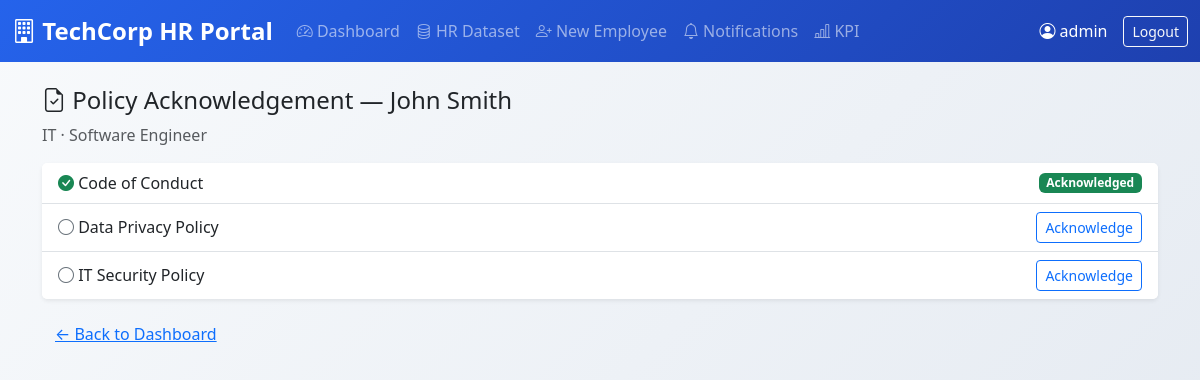
The page /policy/2 (signed in) on the database its author committed.
### tables this page shows
CREATE TABLE employees(id INTEGER PRIMARY KEY, name TEXT, department TEXT, position TEXT, start_date TEXT);

CREATE TABLE policies(id INTEGER PRIMARY KEY, employee_id INTEGER, policy TEXT, acknowledged INTEGER DEFAULT 0);

### app.py (the view)
@app.route("/policy/<int:eid>")
@login_required
def policy(eid):
    conn = get_db()
    emp      = conn.execute("SELECT * FROM employees WHERE id=?", (eid,)).fetchone()
    policies = conn.execute("SELECT * FROM policies WHERE employee_id=?", (eid,)).fetchall()
    conn.close()
    return render_template("policy.html", emp=emp, policies=policies)

### app.py (called while the page is built)
def get_db():
    return sqlite3.connect(DB)

def login_required(f):
    from functools import wraps
    @wraps(f)
    def wrapper(*args, **kwargs):
        if "user" not in session:
            return redirect("/")
        return f(*args, **kwargs)
    return wrapper

### templates/policy.html
{% extends "base.html" %}
{% block content %}
<h4><i class="bi bi-file-earmark-check"></i> Policy Acknowledgement — {{ emp[1] }}</h4>
<p class="text-muted">{{ emp[2] }} · {{ emp[3] }}</p>
<div class="card shadow-sm">
  <ul class="list-group list-group-flush">
    {% for p in policies %}
    <li class="list-group-item d-flex justify-content-between align-items-center">
      <span>
        {% if p[3] %}<i class="bi bi-check-circle-fill text-success"></i>{% else %}<i class="bi bi-circle text-secondary"></i>{% endif %}
        {{ p[2] }}
      </span>
      {% if not p[3] %}
      <a href="/acknowledge/{{ p[0] }}/{{ emp[0] }}" class="btn btn-sm btn-outline-primary">Acknowledge</a>
      {% else %}
      <span class="badge bg-success">Acknowledged</span>
      {% endif %}
    </li>
    {% else %}
    <li class="list-group-item text-muted">No policies assigned.</li>
    {% endfor %}
  </ul>
</div>
<a href="/dashboard" class="btn btn-link mt-3">← Back to Dashboard</a>
{% endblock %}

### templates/base.html (style rules this page uses)
:root { --primary-color: #2563eb; --secondary-color: #1e40af; --accent-color: #3b82f6; --success-color: #059669; --warning-color: #d97706; --danger-color: #dc2626; }
.card { box-shadow: 0 4px 6px -1px rgba(0, 0, 0, 0.1); border: none; }
body { background: linear-gradient(135deg, #f8fafc 0%, #e2e8f0 100%); min-height: 100vh; }

### rows shown on the page
employees: name "John Smith", department "IT", position "Software Engineer"
policies: acknowledged 1 (drawn), policy "Code of Conduct"
policies: acknowledged 0 (drawn), policy "Data Privacy Policy"
policies: acknowledged 0 (drawn), policy "IT Security Policy"

### other values the page prints
{{ session.user }} "admin"
